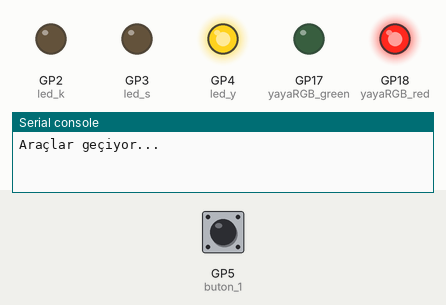
This program was run on a simulated Raspberry Pi Pico running MicroPython. On the bench: output pins drawn as LEDs (lit = HIGH), the last lines printed to the serial console. Dashed ring = blinking. Inputs (shaded band) come from the test bench; at power-on: GP5 (buton_1) LOW.

Above: at 1.2 s.
1.3 s: GP5 (buton_1) pulled HIGH for 0.15 s
At 15.4 s:
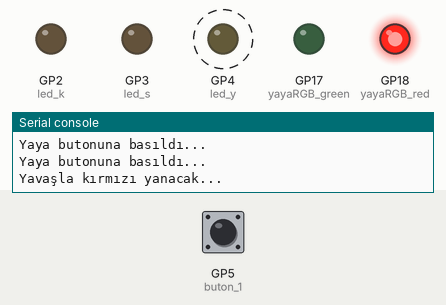
Timing chart, 0 to 17.5 s (numbered marks = the images above; inputs shaded):
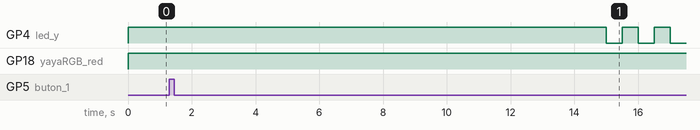

Measured:
- after the input at 1.3 s, GP4 (led_y): alternates HIGH for 0.50 s and LOW for 0.50 s, starting after 13.7 s

The program:

26_1_butonluTrafikLambasi.py
```python
#butonlu Trafik Lambası, kesmeler, interrupt#                     #// Yayalara buton ile çalışan Trafik lambası simülasyonu uygulamasıdır. //#

from machine import Pin
import utime

buton_1 = Pin(5, Pin.IN, Pin.PULL_DOWN)

led_k = Pin(2, Pin.OUT)   # Araç Kırmızı Işık
led_s = Pin(3, Pin.OUT)   # Araç Sarı Işık
led_y = Pin(4, Pin.OUT)   # Araç Yeşil Işık

yayaRGB_green = Pin(17, Pin.OUT)   # Yaya Yeşil Işık,
yayaRGB_red = Pin(18, Pin.OUT)     # Yaya Kırmızı Işık

aracGecisSure=15
aracBeklemeSure=10                 # Değişken ismi olarak "yayaGecisSure" de kullanabilirdik.

led_k.value(0)                     # Tüm ışıkları söndürdük
led_s.value(0)
led_y.value(0)
yayaRGB_red.value(0)
yayaRGB_green.value(0)

butonDurum = 0                     # Butona basılıp basılmadığını bu değişkenin değeri ile öğreneceğiz.
# butonDurum = 0 olduğu sürece "while" blogu içerisindeki "if" blogu çalışacak. Ne zamanki butona basılıp
#// butonDurum = 1 olacak, o zaman "else" blogu çalışacak ve yayalar geçmeye başlayacak.


#------------------------------------------Pin Kesmesi İşlemleri-------------------------------------------------#
# Butona basıldığında bekleme olmaksızın gerçekleşecek işlemler bu "kesme(interrupt)" altında tanımlanıyor.
# Kesmeler "while" ve diğer tüm blok ve fonksionlardan bağımsız olarak basıldığı anda gerçekleşir.
# Çok çeşitli kesme türleri bulunmaktadır. Burada pin kesmesini uygulayacağız.
def int_handler(pin):
    buton_1.irq(handler=None)
    print("Yaya butonuna basıldı...")
    global butonDurum              # "global" ifadesi ile bu fonksiyon içinde tanımlanmayan "butonDurum" değişkeninin değerini değiştiriyoruz.
    butonDurum = 1                 # butonDurum=1 yapıldı, böylece butona basıldığında "while" blogu içindeki "else" bloguna geçilecek.

    buton_1.irq(handler=int_handler)

buton_1.irq(trigger=Pin.IRQ_RISING, handler=int_handler)   # pin kesmesi ile ilgili işlemler
#-----------------------------------------------------------------------------------------------------------#


while True:

    if butonDurum == 0:                   # butonDurum sıfırsa yani butona basılmamışsa...
        led_y.value(1)                    # Araçlara yeşil ışık yanıyor
        yayaRGB_red.value(1)              # Yayalara kırmızı yanıyor
        print("Araçlar geçiyor...")
        utime.sleep(aracGecisSure)        # Araçlar geçiş süresi boyunca geçerler...

    else:                                 # butonDurum = 1 ise yani butona basılmışsa...
        print("Yavaşla kırmızı yanacak...")
        for i in range(5):
            led_y.value(0)
            utime.sleep(0.5)
            led_y.value(1)
            utime.sleep(0.5)

        led_y.value(0)                    # Yeşil Söner
        utime.sleep(0.5)

        led_s.value(1)                    # Sarı ışık yanar
        print("Dikkat kırmızı yanacak...")
        utime.sleep(2)                    # Sarı ışık 2 sn yanar
        led_s.value(0)                    # Sarı söner
        led_k.value(1)                    # Araçlara kırmızı yanar

        utime.sleep(2)                    # Işıkta duramayan arabalar ihtimaline karşı 2 sn. daha bekleyip yayalara yeşil yakalım
        yayaRGB_red.value(0)              # Yaya kırmızı söner
        yayaRGB_green.value(1)            # Yayalara yeşil yanar
        print("Araçlar bekliyor...Yayalar geçiyor")

        utime.sleep(aracBeklemeSure)      # Araçlar kırmızı ışığı bekler
        yayaRGB_green.value(0)            # Yaya yeşil ışık söner
        yayaRGB_red.value(1)              # Yayalara kırmızı yanar
        utime.sleep(3)                    # Yaya geçidinde kalanlar için biraz daha bekleyelim
        led_s.value(1)                    # araçlara kırmızı ile birlikte sarı yanar
        print("Araçlar hazırlanır, araçlara yeşil yanacak...")
        utime.sleep(4)                    # Kırmızı ve sarı 2 saniye yanık kalır
        led_k.value(0)                    # Kırmızı söner
        led_s.value(0)                    # Sarı söner

        butonDurum = 0                    # Araçların tekrar geçiş yapabilmesi için butonun durumu sıfırlanıyor.
```
